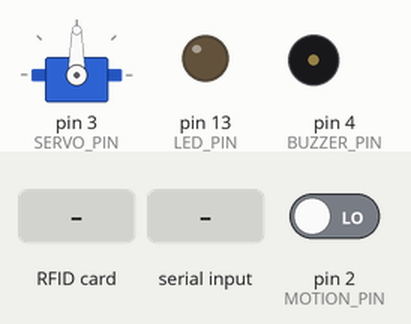
The sketch below on a simulated Arduino Mega 2560, built with avr-gcc and run on an emulated ATmega2560. Shown: servo, output pins drawn as LEDs (lit = HIGH), buzzer (waves = sounding, pin HIGH). Inputs (shaded band) come from the test bench; at power-on: pin 2 (MOTION_PIN) LOW. Pins used as bus, display or sensor lines are not drawn; what the sketch prints to the serial monitor is not drawn.

Above: at 1.2 s.
1.3 s: RFID card 9B 48 4A 13 held to the reader
2.8 s: RFID card 5E 7A 19 C4 held to the reader
At 5.4 s:
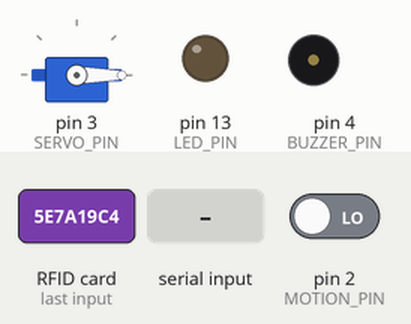
5.8 s: "49" received over the second serial link
7.3 s: "1" received over the second serial link
Timing chart, 0 to 9.8 s (numbered marks = the images above; inputs shaded):
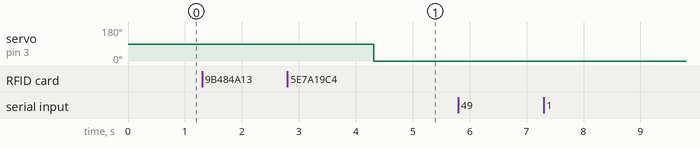

Measured:
- after the input at 1.3 s, every drawn part: stays the same
- after the input at 2.8 s, servo on pin 3 (SERVO_PIN): 90° → 0° after 1.5 s
- after the input at 5.8 s, every drawn part: stays the same
- after the input at 7.3 s, every drawn part: stays the same

The sketch:

Cuchupla_V2.ino
```cpp
#include <SPI.h>
#include <MFRC522.h>
#include <Servo.h>
#include <SoftwareSerial.h>   // Incluimos la librería  SoftwareSerial
#include <avr/interrupt.h>
SoftwareSerial BT(10,11);    // Definimos los pines RX y TX del Arduino conectados al Bluetooth

#define RST_PIN 9    // Pin 9 para el reset del RC522
#define SS_PIN 53   // Pin 10 para el SS (SDA) del RC522
#define MOTION_PIN 2 // Pin del sensor de movimiento
#define LED_PIN 13   // Pin del LED
#define BUZZER_PIN 4 // Pin del buzzer
#define LIGHT_SENSOR_PIN A0 // Pin del sensor de luz
#define SERVO_PIN 3 // Pin al que está conectado el servo

Servo puertaServo; // Crear un objeto de tipo Servo

MFRC522 mfrc522(SS_PIN, RST_PIN); // Creamos el objeto para el RC522

bool abre = true;
bool cierra = !abre;
bool EnEmergencia = true;
volatile bool suena = false; // Condición booleana
const unsigned long interval = 1000; // Intervalo de tiempo en milisegundos

bool isEmergencyActive = true; // Variable para indicar si la emergencia está activa
bool checkCardID(); // Prototipo de función
bool isNightTime(); // Prototipo de función
void activateAlarm(); // Prototipo de función
void controlPuerta(bool abrir);


void setup() {
    BT.begin(9600);       // Inicializamos el puerto serie BT (Para Modo AT 2)
  Serial.begin(9600); // Iniciamos la comunicación serial
  SPI.begin();        // Iniciamos el Bus SPI
  mfrc522.PCD_Init(); // Iniciamos el MFRC522
  pinMode(MOTION_PIN, INPUT); // Configuramos el pin del sensor de movimiento como entrada con resistencia de pull-up
  pinMode(LED_PIN, OUTPUT);   // Configuramos el pin del LED como salida
  pinMode(BUZZER_PIN, OUTPUT); // Configuramos el pin del buzzer como salida
  Serial.println("Lectura del UID");
  puertaServo.attach(SERVO_PIN); // Adjuntar el pin del servo al objeto Servo


  // Configurar el timer para generar una interrupción cada segundo
  // Configurar el timer (Timer 2)
  noInterrupts(); // Deshabilitar interrupciones

  // Configurar el preescalador para generar una interrupción cada medio segundo
  TCCR2A = 0;
  TCCR2B = (1 << CS22) | (1 << CS21) | (1 << CS20); // Preescalador de 1024
  OCR2A = 15624; // Establecer el valor de comparación para generar una interrupción cada 250 ms
  TIMSK2 = (1 << OCIE2A); // Habilitar la interrupción del comparador A

  interrupts(); // Habilitar interrupciones
}

void loop() {
  // Revisamos si hay nuevas tarjetas presentes
  if (mfrc522.PICC_IsNewCardPresent()) {
    // Seleccionamos una tarjeta
    if (mfrc522.PICC_ReadCardSerial()) {
      // Enviamos seriamente su UID
      Serial.print("Card UID:");
      for (byte i = 0; i < mfrc522.uid.size; i++) {
        Serial.print(mfrc522.uid.uidByte[i] < 0x10 ? " 0" : " ");
        Serial.print(mfrc522.uid.uidByte[i], HEX);
      }
      Serial.println();
      Serial.println(isEmergencyActive);
      // Verificamos si el ID de la tarjeta coincide con el ID específico

      if (checkCardID()) {
        // Apagamos el LED si se detecta el ID específico
        digitalWrite(LED_PIN, LOW);
        if (EnEmergencia){
          EnEmergencia = false;
          suena = false;
        }else{
          controlPuerta(abre);
          delay(500);
          controlPuerta(cierra);

        }

      } else if (!checkCardID() && isNightTime() && isEmergencyActive) {
        // Encendemos el LED y activamos la alarma si se detecta movimiento en la noche
        activateAlarm();
      } else if (!EnEmergencia) {
        controlPuerta(abre);
        delay(500);
        controlPuerta(cierra);
      }
      // Terminamos la lectura de la tarjeta actual
      mfrc522.PICC_HaltA();
    }
  }

      //Serial.println(digitalRead(MOTION_PIN) );

  // Verificamos si se detecta movimiento en el sensor y es de noche
  if (digitalRead(MOTION_PIN) == HIGH && isNightTime() && isEmergencyActive) {
    // Encendemos el LED y activamos la alarma si se detecta movimiento en la noche
      activateAlarm();
  } else {
    // Apagamos el LED si no se cumple la condición
    //digitalWrite(LED_PIN, LOW);
  }

  // verifica prende y apaga de sistema de seguridad
  if(BT.available())    // Si llega un dato por el puerto BT se envía al monitor serial
  {
    char valo = (char)BT.read();
    int valor = (int)valo;

    if(valor==49 || valor =="49"){
      //digitalWrite(LALED, HIGH);
      //Serial.println(valor);
      Serial.println("sistema de emergencia activo");
      isEmergencyActive = true;
    }else{
      Serial.println("sistema de emergencia inactivo");
      //Serial.println(valor);
      //digitalWrite(LALED, LOW);
      isEmergencyActive = false;
    }

  }


}

void activateAlarm() {
  EnEmergencia = true;
  controlPuerta(cierra);
  digitalWrite(LED_PIN, HIGH);
  suena = true;
}

bool checkCardID() {
  // ID específico que deseas detectar (reemplaza con el ID de tu tarjeta)
  byte specificID[] = {0x9B, 0x48, 0x4A, 0x13};

  // Comparamos el ID de la tarjeta con el ID específico
  for (byte i = 0; i < mfrc522.uid.size; i++) {
    if (mfrc522.uid.uidByte[i] != specificID[i]) {
      return false; // No coincide el ID
    }
  }
  return true; // Coincide el ID
}

bool isNightTime() {
  // Valor límite para considerar que es de noche (ajústalo según tus necesidades)
  int lightThreshold = 900;

  // Leemos el valor del sensor de luz
  int lightValue = analogRead(LIGHT_SENSOR_PIN);

  Serial.println(lightValue);
  // Comparamos el valor del sensor con el umbral para determinar si es de noche
  if (lightThreshold < lightValue) {
    return true; // Es de noche
  } else {
    return false; // No es de noche
  }
}

void emergencia(bool activar) {

  isEmergencyActive = activar; // Actualizamos el estado de la emergencia
  if (activar) {
    // Encendemos el LED y activamos el buzzer
    digitalWrite(LED_PIN, HIGH);
    digitalWrite(BUZZER_PIN, HIGH);
  } else {
    // Apagamos el LED y el buzzer
    digitalWrite(LED_PIN, LOW);
    digitalWrite(BUZZER_PIN, LOW);
  }
}

void controlPuerta(bool abrir) {
  if (abrir) {
    // Abrir la puerta
    puertaServo.write(90); // Establecer el ángulo del servo para abrir la puerta
    delay(1000); // Esperar 1 segundo para que la puerta se abra completamente (ajusta el tiempo según sea necesario)
  } else {
    // Cerrar la puerta
    puertaServo.write(0); // Establecer el ángulo del servo para cerrar la puerta
    delay(1000); // Esperar 1 segundo para que la puerta se cierre completamente (ajusta el tiempo según sea necesario)
  }
}


// Rutina de interrupción del comparador A del Timer 1
ISR(TIMER2_COMPA_vect) {
  Serial.println(suena);

  if (suena) {
    digitalWrite(BUZZER_PIN, !digitalRead(BUZZER_PIN));

    // // Función para activar la alarma (Buzzer y LED)
    // digitalWrite(BUZZER_PIN, HIGH);
    // delay(250); // Duración del sonido de la alarma
    // digitalWrite(BUZZER_PIN, LOW);

  }
}
```
